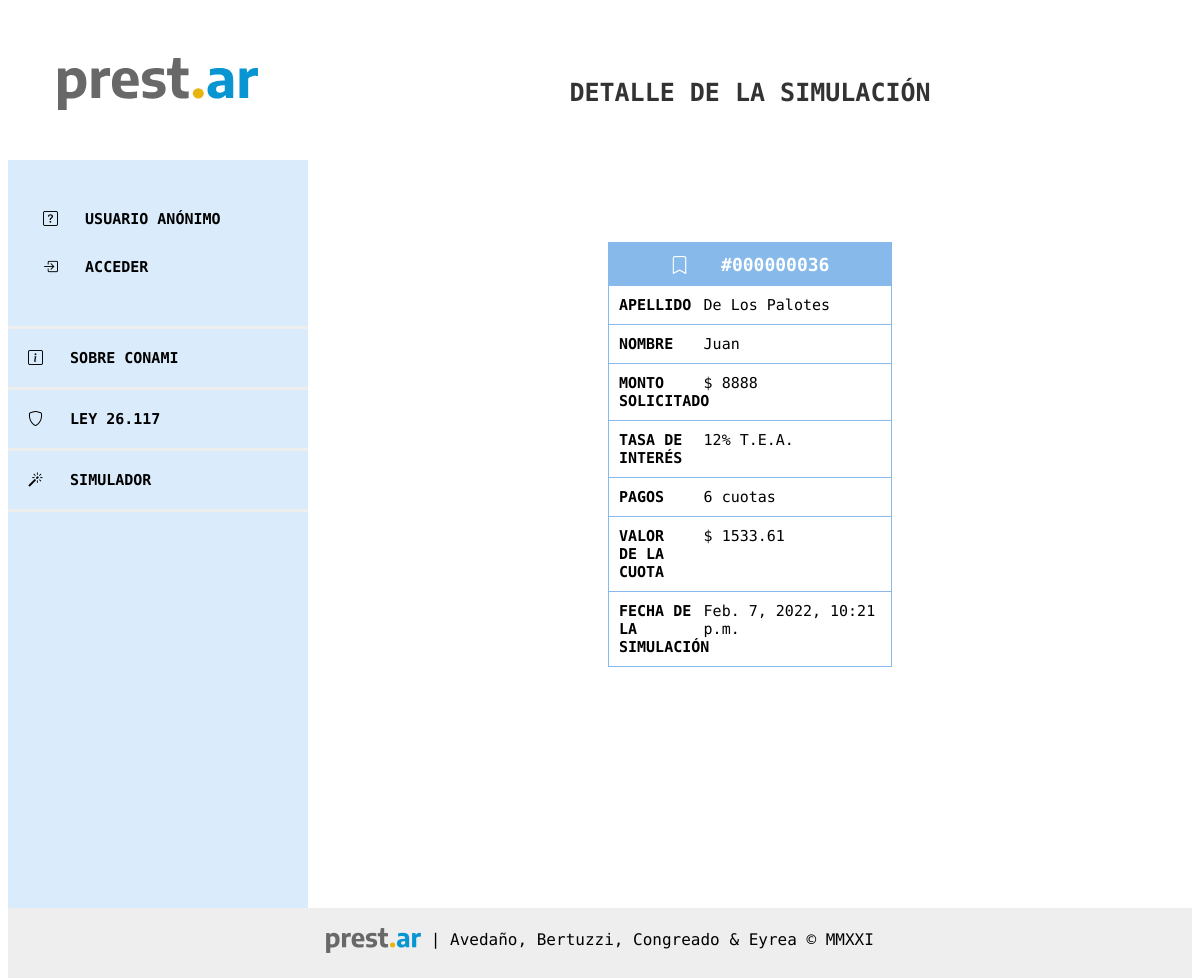
Page /simulador/36/ on the committed database.
### prestamos/models.py (models this page shows, shortened)
class Simulacion(models.Model):
    CUOTAS_LISTA = [
        ('1', '1'),
        ('3', '3'),
        ('6', '6'),
        ('9', '9'),
        ('12', '12'),
        ('18', '18'),
        ('24', '24'),
    ]
    smvm = models.ForeignKey(
        SMVM, on_delete=models.CASCADE, null=True, default=1)
    author = models.ForeignKey(
        settings.AUTH_USER_MODEL, on_delete=models.CASCADE, null=True)  # Acá tiene que quedar el null=True porque se tiene que poder hacer simulaciones sin registrarse
    nombre = models.CharField(max_length=200)
    apellido = models.CharField(max_length=200)
    dni = models.IntegerField(validators=[
                              MaxValueValidator(99999999)])
    importe_solicitado = models.PositiveIntegerField()
    created_date = models.DateTimeField(
        default=timezone.now)
    tasa_id = models.ForeignKey(
        TasaInteres, on_delete=models.CASCADE, null=True, default=1)
    tasa_anual = models.PositiveIntegerField()
    cant_cuotas = models.CharField(max_length=200, choices=CUOTAS_LISTA)
    telefono = models.CharField(max_length=200)
    email = models.CharField(max_length=200)
    cuota_final = models.DecimalField(
        decimal_places=2, max_digits=9, null=True)
    def calculo_cuota(self):
        interes = int(self.tasa_anual)/100
        cant_cuotas = int(self.cant_cuotas)
        calculo_cuota = round(self.importe_solicitado*(interes/12) /
                              (1-(1+(interes/12))**(-cant_cuotas)), 2)
        return round(calculo_cuota, 2)

### prestamos/views.py (the view)
# urls.py: path('simulador/<int:pk>/', views.simulacion_detail, name='simulacion_detail'),
def simulacion_detail(request, pk):
    simulacion = get_object_or_404(Simulacion, pk=pk)
    return render(request, 'simulador/simulacion_detail.html', {'simulacion': simulacion})

### prestamos/templates/simulador/simulacion_detail.html (shortened to what this page needs)
{% extends 'base.html' %}
{% block content %}
<header>
	DETALLE DE LA SIMULACIÓN
</header>
<main>
<form target="_self" class="simulacion">{% csrf_token %}
			<div class="caja">
        <div class="grid-item titulo mayus">
          <span><i class="bi bi-bookmark"></i>&nbsp;&nbsp; #{{ simulacion.id|stringformat:"09d" }}
          </span>
					</div>
          <div class="grid-item texto">APELLIDO</div>
          <div class="grid-item">{{ simulacion.apellido }}</div>
          <div class="grid-item texto">NOMBRE</div>
          <div class="grid-item">{{ simulacion.nombre }}</div>
          <div class="grid-item texto">MONTO SOLICITADO</div>
          <div class="grid-item">$ {{ simulacion.importe_solicitado}}</div>
          <div class="grid-item texto">TASA DE INTERÉS</div>
          <div class="grid-item">{{ simulacion.tasa_anual }}% T.E.A.</div>
          <div class="grid-item texto">PAGOS</div>
          <div class="grid-item">{{ simulacion.cant_cuotas }} cuotas</div>
          <div class="grid-item texto">VALOR DE LA CUOTA</div>
          <div class="grid-item">$ {{ simulacion.calculo_cuota }}</div>
          <div class="grid-item texto">FECHA DE LA SIMULACIÓN</div>
          <div class="grid-item">{{ simulacion.created_date }}</div>
			</div>
	</form>
</main>
{% endblock %}

### static/css/style.css (style rules this page uses)
html { height: 100%; }
body { min-height: 100%; font-family: "Encode Sans", sans-serif !important; display: grid; grid-template: "menu header" "menu main" "menu main" "footer footer" / 300px 1fr; }
header { grid-area: header; font-size: 25px; padding: 70px 70px 50px 70px; text-align: center; font-weight: 900; color: #333; }
main { grid-area: main; padding-bottom: 50px; padding-left: 300px; padding-right: 300px; }
.caja { margin-bottom: 20px; display: grid; grid-template-columns: 30% 70%; border: 1px solid #87baea; }
.grid-item { padding: 10px; border-top: 1px solid #87baea; display: grid; align-items: left; font-size: 15px; }
.titulo { text-align: center; font-size: 18px; font-weight: bold; color: white; background-color: #87baea; grid-column-start: 1; grid-column-end: 3; }
.texto { font-size: 15px; font-weight: bold; }
.mayus { text-transform: uppercase; }
html, body { font-family: Arial, Helvetica, sans-serif; }

### rows in the picture
Simulacion: id "000000036", apellido "De Los Palotes", nombre "Juan", importe_solicitado "8888", tasa_anual "12", cant_cuotas "6", calculo_cuota "1533.61", created_date "Feb. 7, 2022, 10:21 p.m."
